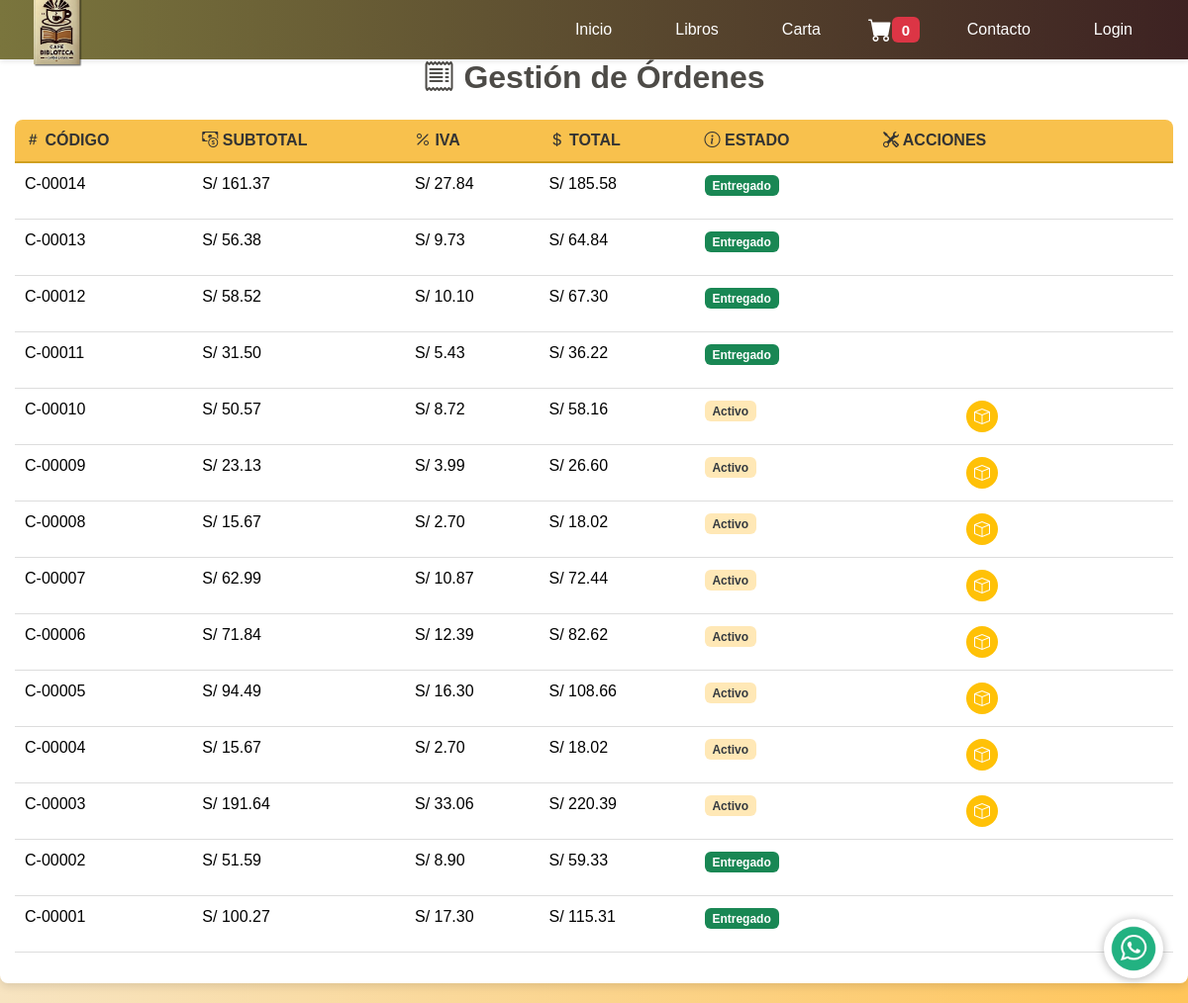
Screenshot of /gestionar/ordenes/ with the database file from the repository.
### webapp/models.py (models this page shows, shortened)
class Carrito(models.Model):
    carCodigo = models.CharField(max_length=7, primary_key=True)  # Código del carrito
    carSubtotal = models.DecimalField(max_digits=9, decimal_places=2)  # Subtotal sin IVA
    carIva = models.DecimalField(max_digits=9, decimal_places=2)  # IVA aplicado
    carTotal = models.DecimalField(max_digits=9, decimal_places=2)  # Total con IVA
    carStatus = models.CharField(max_length=3, default="ACT")  # Estado del carrito (ACT: Activo, FIN: Finalizado)

### webapp/views.py (the view)
# urls.py: path('gestionar/ordenes/', webapp_views.index_gestionar_ordenes, name='gestionar_ordenes'),
def index_gestionar_ordenes(request):
    ordenes = Carrito.objects.filter(carStatus__in=["ACT", "ENT", "PRC"]).order_by(
        '-carCodigo')  # Obtener órdenes activas o finalizadas
    return render(request, 'webapp/gestionar_ordenes.html', {'ordenes': ordenes})

### webapp/context_processors.py (called while the page is built)
def carrito_context(request):
    carrito = request.session.get('carrito', {})
    total_carrito = sum(item['precio'] * item['cantidad'] for item in carrito.values())
    cantidad_items = sum(item['cantidad'] for item in carrito.values())
    return {
        'carrito': carrito,
        'total_carrito': total_carrito,
        'cantidad_items': cantidad_items,
    }

### webapp/templates/webapp/gestionar_ordenes.html (shortened to what this page needs)
{% extends "cabezal.html" %}
{% block cargar_static %}
    {% load static %}
{% endblock %}
{% block css_archivos %}
    <link rel="stylesheet" href="{% static 'webapp/css/styles_administrador_tablas.css' %}"/>
    <link href="https://cdn.jsdelivr.net/npm/bootstrap-icons/font/bootstrap-icons.css" rel="stylesheet">
{% endblock %}
{% block contenido_pagina %}
    <div class="table-container">
        <h2 class="text-center my-4">
            <i class="bi bi-receipt"></i> Gestión de Órdenes
        </h2>
        <div class="table-responsive">
            <table class="table">
                <thead>
                <tr>
                    <th><i class="bi bi-hash"></i> Código</th>
                    <th><i class="bi bi-cash-coin"></i> Subtotal</th>
                    <th><i class="bi bi-percent"></i> IVA</th>
                    <th><i class="bi bi-currency-dollar"></i> Total</th>
                    <th><i class="bi bi-info-circle"></i> Estado</th>
                    <th><i class="bi bi-tools"></i> Acciones</th>
                </tr>
                </thead>
                <tbody>
                {% for orden in ordenes %}
                    <tr>
                        <td>{{ orden.carCodigo }}</td>
                        <td>S/ {{ orden.carSubtotal }}</td>
                        <td>S/ {{ orden.carIva }}</td>
                        <td>S/ {{ orden.carTotal }}</td>
                        <td>
                            {% if orden.carStatus == "ACT" %}
                                <span class="badge bg-warning text-dark">Activo</span>
                            {% elif orden.carStatus == "ENT" %}
                                <span class="badge bg-success">Entregado</span>
                            {% else %}
                                <span class="badge bg-secondary">Procesando</span>
                            {% endif %}
                        </td>
                        <td>
                            <div class="action-buttons">
                                <a href="{% url 'detalle_orden' orden.carCodigo %}" class="btn-info">
                                    <i class="bi bi-eye"></i>
                                </a>
                                <a href="{% url 'imprimir_factura' orden.carCodigo %}" class="btn-primary"
                                   title="Imprimir Factura">
                                    <i class="bi bi-printer"></i>
                                </a>
                                {% if orden.carStatus == "ACT" %}
                                    <a href="{% url 'procesando_orden' orden.carCodigo %}" class="btn-warning"
                                       title="Marcar como Procesando">
                                        <i class="bi bi-box"></i>
                                    </a>
                                {% endif %}
                                {% if orden.carStatus != "ENT" %}
                                    <a href="{% url 'finalizar_orden' orden.carCodigo %}" class="btn-success"
                                       title="Marcar como Entregado">
                                        <i class="bi bi-check2-circle"></i>
                                    </a>
                                {% endif %}
                            </div>
                        </td>
                    </tr>
                {% endfor %}
                </tbody>
            </table>
        </div>
    </div>
{% endblock %}

### webapp/static/webapp/css/styles.css (style rules this page uses)
body { font-size: 1rem; font-family: 'Arial', sans-serif; margin: 0; padding: 0; background-color: #F7E4C1; background: rgb(247, 228, 193); background: -moz-linear-gradient(90deg, rgba(247, 228, 193, 1) 0%, rgba(255, 197, 90, 1) 100%); background: -webkit-linear-gradient(90deg, rgba(247, 228, 193, 1) 0%, rgba(255, 197, 90, 1) 100%); background: linear-gradient(90deg, rgba(247, 228, 193, 1) 0%, rgba(255, 197, 90, 1) 100%); padding-bottom: 0px; margin: 0px; }
html { font-size: 100%; }
h2 { font-size: 2rem; color: #4d4b47; margin-bottom: 20px; font-weight: bold; }
#page-body, html { display: flex; flex-direction: column; min-height: 100vh; margin: 0; }

### webapp/static/webapp/css/styles_administrador_tablas.css (style rules this page uses)
.table-container { margin: 20px auto; padding: 15px; border-radius: 8px; background-color: #ffffff; box-shadow: 0 4px 8px rgba(0, 0, 0, 0.1); }
.table-responsive { overflow-x: auto; -webkit-overflow-scrolling: touch; border-radius: 8px; }
.table { width: 100%; border-collapse: collapse; }
.table th, .table td { text-align: left; padding: 12px 10px; }
.table th { background-color: #f8c14d; color: #333333; font-weight: bold; white-space: nowrap; text-transform: uppercase; border-bottom: 2px solid #d0a020; }
.table td { border-bottom: 1px solid #dddddd; }
.table tr:nth-child(even) { background-color: #f9f9f9; }
.action-buttons { display: flex; gap: 10px; }
.action-buttons a { display: inline-flex; justify-content: center; align-items: center; width: 32px; height: 32px; border-radius: 50%; text-decoration: none; color: #ffffff; font-size: 16px; transition: all 0.3s ease-in-out; }
.action-buttons .btn-warning { background-color: #ffc107; }

### webapp/templates/webapp/gestionar_ordenes.html (style rules this page uses)
.btn-warning { background-color: #ffc107; color: #fff; border: none; padding: 10px; border-radius: 5px; transition: background-color 0.3s ease; }

### templates/cabezal.html (style rules this page uses)
.bg-warning { background-color: #ffe8b6 !important; }
.text-dark { color: #343a40 !important; }

### rows the page displays
Carrito: carCodigo "C-00014", carSubtotal "161.37", carIva "27.84", carTotal "185.58", carStatus "Entregado"
Carrito: carCodigo "C-00013", carSubtotal "56.38", carIva "9.73", carTotal "64.84", carStatus "Entregado"
Carrito: carCodigo "C-00012", carSubtotal "58.52", carIva "10.10", carTotal "67.30", carStatus "Entregado"
Carrito: carCodigo "C-00011", carSubtotal "31.50", carIva "5.43", carTotal "36.22", carStatus "Entregado"
Carrito: carCodigo "C-00010", carSubtotal "50.57", carIva "8.72", carTotal "58.16", carStatus "Activo"
Carrito: carCodigo "C-00009", carSubtotal "23.13", carIva "3.99", carTotal "26.60", carStatus "Activo"
Carrito: carCodigo "C-00008", carSubtotal "15.67", carIva "2.70", carTotal "18.02", carStatus "Activo"
Carrito: carCodigo "C-00007", carSubtotal "62.99", carIva "10.87", carTotal "72.44", carStatus "Activo"
Carrito: carCodigo "C-00006", carSubtotal "71.84", carIva "12.39", carTotal "82.62", carStatus "Activo"
Carrito: carCodigo "C-00005", carSubtotal "94.49", carIva "16.30", carTotal "108.66", carStatus "Activo"
Carrito: carCodigo "C-00004", carSubtotal "15.67", carIva "2.70", carTotal "18.02", carStatus "Activo"
Carrito: carCodigo "C-00003", carSubtotal "191.64", carIva "33.06", carTotal "220.39", carStatus "Activo"
Carrito: carCodigo "C-00002", carSubtotal "51.59", carIva "8.90", carTotal "59.33", carStatus "Entregado"
Carrito: carCodigo "C-00001", carSubtotal "100.27", carIva "17.30", carTotal "115.31", carStatus "Entregado"
